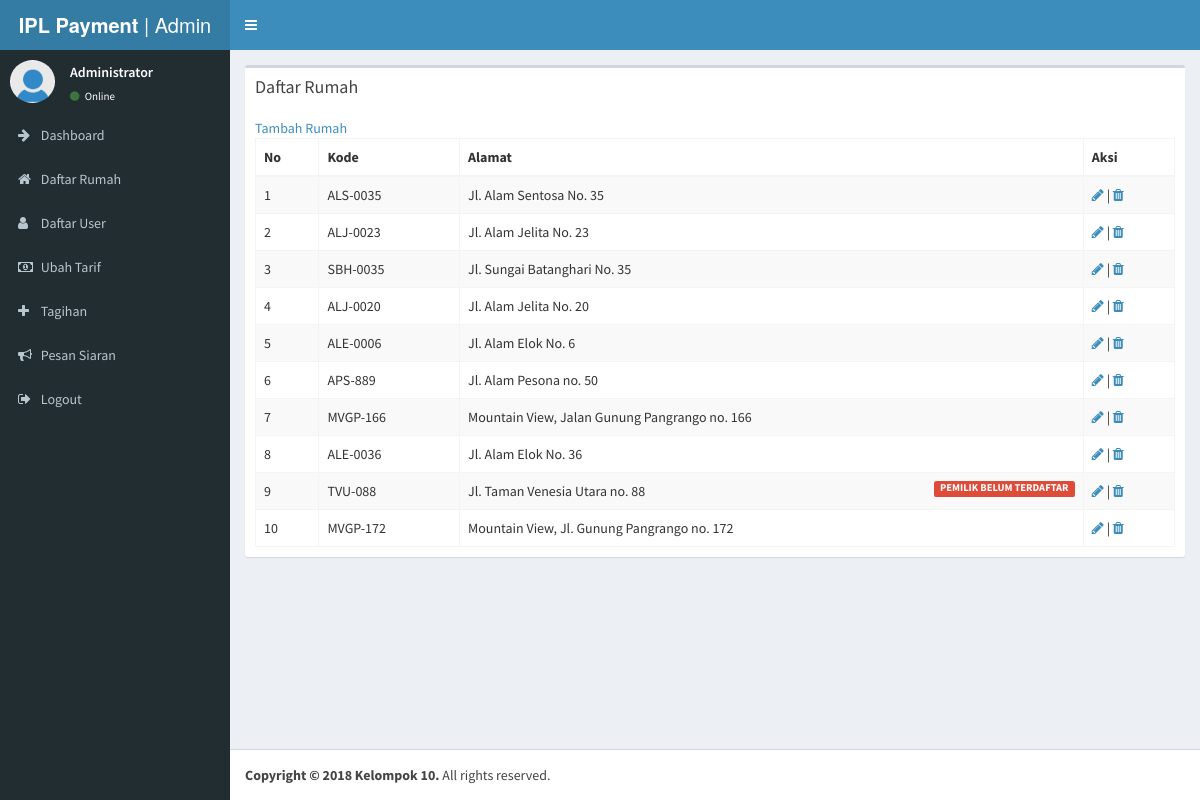
/admin/rumah.php (signed in), run on the app's committed database.
### tables this page shows
CREATE TABLE `rumah` (
  `id` int(11) NOT NULL,
  `kode` varchar(255) NOT NULL,
  `alamat` text NOT NULL
);

### admin/rumah.php (the view, shortened to what this page needs)
<?php
require_once "../config/koneksi.php";
$adminId = $_SESSION['admin'];
$resPanitia = mysqli_query($conn, "SELECT * FROM admin WHERE id='$adminId'");
$rowPanitia = mysqli_fetch_assoc($resPanitia);
$resData = mysqli_query($conn, "SELECT * FROM rumah");
?>
<!DOCTYPE html>
<html>
<head>
  <link rel="stylesheet" href="../lib/bootstrap/css/bootstrap.min.css">
  <link rel="stylesheet" href="https://cdnjs.cloudflare.com/ajax/libs/font-awesome/4.5.0/css/font-awesome.min.css">
  <link rel="stylesheet" href="https://cdnjs.cloudflare.com/ajax/libs/ionicons/2.0.1/css/ionicons.min.css">
  <link rel="stylesheet" href="../dist/css/AdminLTE.min.css">
  <link rel="stylesheet" href="../dist/css/skins/_all-skins.min.css">
  <link rel="stylesheet" href="../plugins/iCheck/flat/blue.css">
  <link rel="stylesheet" href="../plugins/morris/morris.css">
  <link rel="stylesheet" href="../plugins/jvectormap/jquery-jvectormap-1.2.2.css">
  <link rel="stylesheet" href="../plugins/datepicker/datepicker3.css">
  <link rel="stylesheet" href="../plugins/daterangepicker/daterangepicker.css">
  <link rel="stylesheet" href="../plugins/bootstrap-wysihtml5/bootstrap3-wysihtml5.min.css">
</head>
<body class="hold-transition skin-blue sidebar-mini">
<div class="wrapper">
  <header class="main-header">
    <a href="index.php" class="logo">
      <span class="logo-lg"><b>IPL Payment</b> | Admin</span>
    </a>
    <nav class="navbar navbar-static-top">
      <a href="#" class="sidebar-toggle" data-toggle="offcanvas" role="button">
      </a>
    </nav>
  </header>
  <aside class="main-sidebar">
    <section class="sidebar">
      <div class="user-panel">
        <div class="pull-left image">
          <img src="../images/user.jpg" class="img-circle" alt="User Image">
        </div>
        <div class="pull-left info">
          <p><?php echo $rowPanitia['nama']; ?></p>
          <a href="#"><i class="fa fa-circle text-success"></i> Online</a>
        </div>
      </div>
      <?php include('../config/nav.php'); ?>
    </section>
  </aside>
  <div class="content-wrapper">
    <section class="content">
          <div class="box">
            <div class="box-header">
              <h3 class="box-title">Daftar Rumah</h3>
            </div>
            <div class="box-body">
                <div class="row">
                  <div class="col-sm-8">
                    <a href="rumah_tambah.php">Tambah Rumah</a>
                  </div>
                </div>
              <table id="example1" class="table table-bordered table-striped">
                <thead>
                <tr>
                  <th>No</th>
                  <th>Kode</th>
                  <th>Alamat</th>
                  <th>Aksi</th>
                </tr>
                </thead>
                <tbody>
                  <?php $no = 1; while($rowData = mysqli_fetch_assoc($resData)){ ?>
                  <tr>
          <?php
            $idrumah = $rowData['id'];
            $cek = mysqli_query($conn, "SELECT * FROM user INNER JOIN rumah ON user.rumah_id=rumah.id WHERE rumah_id='$idrumah'");
            $jumlah = mysqli_num_rows($cek);?>
                    <td><?php echo $no; ?></td>
                    <td><?php echo $rowData['kode']; ?></td>
                    <td><?php echo $rowData['alamat']; if($jumlah<1){?><span class="label label-danger pull-right">
                PEMILIK BELUM TERDAFTAR</span><?php }; ?></td>
                    <td><a href="rumah_edit.php?id=<?php echo $rowData['id']; ?>"><i class="fa fa-pencil"></i></a> | <a href="rumah_hapus.php?id=<?php echo $rowData['id']; ?>"><i class="fa fa-trash"></i></a></td>
                  </tr>
                <?php $no++; } ?>
                </tbody>
              </table>
            </div>
          </div>
    </section>
  </div>
  <footer class="main-footer">
    <strong>Copyright &copy; 2018 Kelompok 10.</strong> All rights
    reserved.
  </footer>
</div>
</body>
</html>

### data on the page
rumah: kode "ALS-0035", alamat "Jl. Alam Sentosa No. 35"
rumah: kode "ALJ-0023", alamat "Jl. Alam Jelita No. 23"
rumah: kode "SBH-0035", alamat "Jl. Sungai Batanghari No. 35"
rumah: kode "ALJ-0020", alamat "Jl. Alam Jelita No. 20"
rumah: kode "ALE-0006", alamat "Jl. Alam Elok No. 6"
rumah: kode "APS-889", alamat "Jl. Alam Pesona no. 50"
rumah: kode "MVGP-166", alamat "Mountain View, Jalan Gunung Pangrango no. 166"
rumah: kode "ALE-0036", alamat "Jl. Alam Elok No. 36"
rumah: kode "TVU-088", alamat "Jl. Taman Venesia Utara no. 88", shows "PEMILIK BELUM TERDAFTAR"
rumah: kode "MVGP-172", alamat "Mountain View, Jl. Gunung Pangrango no. 172"

### other printed values
$rowPanitia['nama'] "Administrator"
